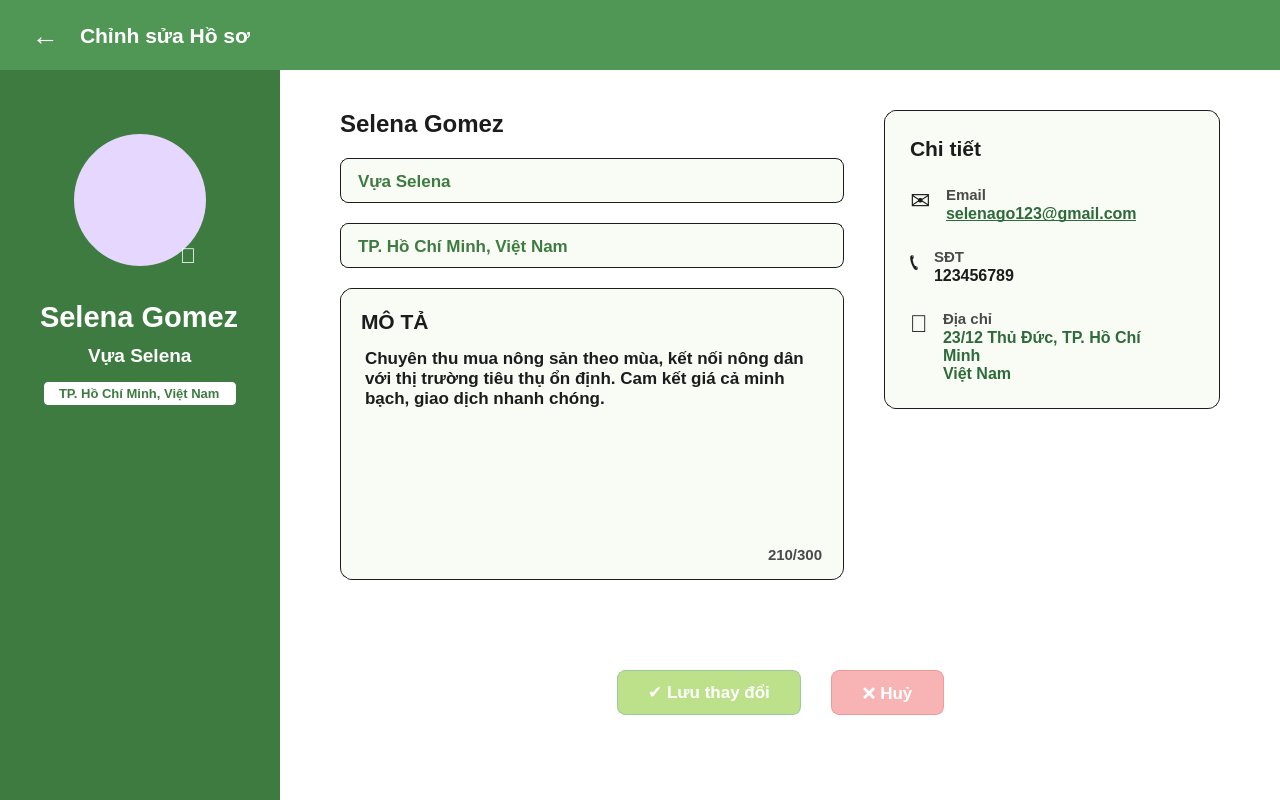
<?xml version="1.0" encoding="UTF-8"?>
<ui version="4.0">
 <class>EditProfileChuVuaScreen</class>
 <widget class="QWidget" name="EditProfileChuVuaScreen">
  <property name="geometry">
   <rect>
    <x>0</x>
    <y>0</y>
    <width>1280</width>
    <height>800</height>
   </rect>
  </property>
  <property name="windowTitle">
   <string>Chỉnh sửa Hồ sơ Chủ vựa - Nông Ơi</string>
  </property>
  <property name="styleSheet">
   <string notr="true">QWidget#EditProfileChuVuaScreen {
    background-color: #FFFFFF;
}
QLabel, QLineEdit, QTextEdit, QPushButton {
    font-family: 'Segoe UI', Arial, sans-serif;
}
QScrollArea {
    border: none;
    background-color: transparent;
}</string>
  </property>
  <layout class="QVBoxLayout" name="main_layout">
   <property name="spacing">
    <number>0</number>
   </property>
   <property name="leftMargin">
    <number>0</number>
   </property>
   <property name="topMargin">
    <number>0</number>
   </property>
   <property name="rightMargin">
    <number>0</number>
   </property>
   <property name="bottomMargin">
    <number>0</number>
   </property>

   <!-- TOP BAR CHỈNH SỬA HỒ SƠ -->
   <item>
    <widget class="QFrame" name="top_bar">
     <property name="minimumSize">
      <size>
       <width>0</width>
       <height>70</height>
      </size>
     </property>
     <property name="maximumSize">
      <size>
       <width>16777215</width>
       <height>70</height>
      </size>
     </property>
     <property name="styleSheet">
      <string notr="true">QFrame#top_bar {
    background-color: #509756;
}</string>
     </property>
     <layout class="QHBoxLayout" name="horizontalLayout_topbar">
      <property name="spacing">
       <number>15</number>
      </property>
      <property name="leftMargin">
       <number>25</number>
      </property>
      <item>
       <widget class="QPushButton" name="btn_back">
        <property name="minimumSize">
         <size>
          <width>40</width>
          <height>40</height>
         </size>
        </property>
        <property name="cursor">
         <cursorShape>PointingHandCursor</cursorShape>
        </property>
        <property name="styleSheet">
         <string notr="true">QPushButton {
    background-color: transparent;
    color: white;
    font-size: 20pt;
    font-weight: bold;
    border: none;
}
QPushButton:hover {
    color: #DDF3B9;
}</string>
        </property>
        <property name="text">
         <string>←</string>
        </property>
       </widget>
      </item>
      <item>
       <widget class="QLabel" name="lbl_top_title">
        <property name="styleSheet">
         <string notr="true">color: white;
font-size: 16pt;
font-weight: bold;</string>
        </property>
        <property name="text">
         <string>Chỉnh sửa Hồ sơ</string>
        </property>
       </widget>
      </item>
      <item>
       <spacer name="horizontalSpacer_topbar">
        <property name="orientation">
         <enum>Qt::Horizontal</enum>
        </property>
        <property name="sizeHint" stdset="0">
         <size>
          <width>40</width>
          <height>20</height>
         </size>
        </property>
       </spacer>
      </item>
     </layout>
    </widget>
   </item>

   <!-- KHU VỰC NỘI DUNG (SIDEBAR TRÁI + FORM PHẢI) -->
   <item>
    <layout class="QHBoxLayout" name="content_layout">
     <property name="spacing">
      <number>0</number>
     </property>

     <!-- SIDEBAR TRÁI -->
     <item>
      <widget class="QFrame" name="sidebar">
       <property name="minimumSize">
        <size>
         <width>280</width>
         <height>0</height>
        </size>
       </property>
       <property name="maximumSize">
        <size>
         <width>280</width>
         <height>16777215</height>
        </size>
       </property>
       <property name="styleSheet">
        <string notr="true">QFrame#sidebar {
    background-color: #3E7B40;
}</string>
       </property>
       <layout class="QVBoxLayout" name="verticalLayout_sidebar">
        <property name="spacing">
         <number>10</number>
        </property>
        <property name="topMargin">
         <number>50</number>
        </property>
        <item alignment="Qt::AlignHCenter">
         <!-- Khung Avatar dùng Absolute Positioning để chèn Icon Edit đè lên -->
         <widget class="QFrame" name="frame_avatar_container">
          <property name="minimumSize">
           <size>
            <width>160</width>
            <height>160</height>
           </size>
          </property>
          <property name="maximumSize">
           <size>
            <width>160</width>
            <height>160</height>
           </size>
          </property>
          <property name="styleSheet">
           <string notr="true">border: none;</string>
          </property>
          <widget class="QLabel" name="lbl_avatar">
           <property name="geometry">
            <rect>
             <x>10</x>
             <y>10</y>
             <width>140</width>
             <height>140</height>
            </rect>
           </property>
           <property name="styleSheet">
            <string notr="true">background-color: #E6D7FF;
border-radius: 70px;
border: 4px solid #3E7B40;</string>
           </property>
           <property name="text">
            <string/>
           </property>
           <property name="pixmap">
            <pixmap>../Hình ảnh/icon_user_purple.png</pixmap>
           </property>
           <property name="scaledContents">
            <bool>true</bool>
           </property>
          </widget>
          <widget class="QLabel" name="lbl_edit_badge">
           <property name="geometry">
            <rect>
             <x>120</x>
             <y>120</y>
             <width>30</width>
             <height>30</height>
            </rect>
           </property>
           <property name="styleSheet">
            <string notr="true">background-color: transparent;
color: white;
font-size: 16pt;
font-weight: bold;</string>
           </property>
           <property name="text">
            <string>📝</string>
           </property>
          </widget>
         </widget>
        </item>
        <item alignment="Qt::AlignHCenter">
         <widget class="QLabel" name="lbl_side_name">
          <property name="styleSheet">
           <string notr="true">color: white; font-size: 22pt; font-weight: 900; margin-top: 10px;</string>
          </property>
          <property name="text">
           <string>Selena Gomez</string>
          </property>
         </widget>
        </item>
        <item alignment="Qt::AlignHCenter">
         <widget class="QLabel" name="lbl_side_farm">
          <property name="styleSheet">
           <string notr="true">color: white; font-size: 14pt; font-weight: bold;</string>
          </property>
          <property name="text">
           <string>Vựa Selena</string>
          </property>
         </widget>
        </item>
        <item alignment="Qt::AlignHCenter">
         <widget class="QLabel" name="lbl_side_loc">
          <property name="styleSheet">
           <string notr="true">color: #3E7B40; background-color: white; padding: 4px 12px; border-radius: 4px; font-weight: bold; font-size: 10pt; margin-top: 5px;</string>
          </property>
          <property name="text">
           <string>TP. Hồ Chí Minh, Việt Nam</string>
          </property>
         </widget>
        </item>
        <item>
         <spacer name="verticalSpacer_sidebar_bottom">
          <property name="orientation">
           <enum>Qt::Vertical</enum>
          </property>
          <property name="sizeHint" stdset="0">
           <size>
            <width>20</width>
            <height>40</height>
           </size>
          </property>
         </spacer>
        </item>
       </layout>
      </widget>
     </item>

     <!-- KHUNG CUỘN (SCROLL AREA) CHỨA FORM BÊN PHẢI -->
     <item>
      <widget class="QScrollArea" name="scroll_area">
       <property name="widgetResizable">
        <bool>true</bool>
       </property>
       <property name="frameShape">
        <enum>QFrame::NoFrame</enum>
       </property>
       <property name="styleSheet">
        <string notr="true">QScrollArea { background-color: #FFFFFF; border: none; }</string>
       </property>
       <widget class="QWidget" name="scrollAreaWidgetContents">
        <property name="geometry">
         <rect>
          <x>0</x>
          <y>0</y>
          <width>1000</width>
          <height>730</height>
         </rect>
        </property>
        <property name="styleSheet">
         <string notr="true">QWidget#scrollAreaWidgetContents { background-color: #FFFFFF; }</string>
        </property>
        <layout class="QVBoxLayout" name="verticalLayout_scroll">
         <property name="spacing">
          <number>30</number>
         </property>
         <property name="leftMargin">
          <number>60</number>
         </property>
         <property name="topMargin">
          <number>40</number>
         </property>
         <property name="rightMargin">
          <number>60</number>
         </property>
         <property name="bottomMargin">
          <number>40</number>
         </property>

         <item>
          <layout class="QHBoxLayout" name="form_and_card_layout">
           <property name="spacing">
            <number>40</number>
           </property>

           <!-- Cột FORM NHẬP LIỆU (Trái) -->
           <item>
            <widget class="QFrame" name="left_form_col">
             <property name="sizePolicy">
              <sizepolicy hsizetype="Preferred" vsizetype="Preferred">
               <horstretch>6</horstretch>
               <verstretch>0</verstretch>
              </sizepolicy>
             </property>
             <property name="styleSheet">
              <string notr="true">border: none; background: transparent;</string>
             </property>
             <layout class="QVBoxLayout" name="verticalLayout_forms">
              <property name="spacing">
               <number>20</number>
              </property>
              <property name="leftMargin">
               <number>0</number>
              </property>
              <property name="topMargin">
               <number>0</number>
              </property>
              <property name="rightMargin">
               <number>0</number>
              </property>
              <property name="bottomMargin">
               <number>0</number>
              </property>

              <!-- Tiêu đề Tên -->
              <item>
               <widget class="QLabel" name="lbl_edit_name_title">
                <property name="styleSheet">
                 <string notr="true">color: #1C1C1C; font-size: 18pt; font-weight: 900;</string>
                </property>
                <property name="text">
                 <string>Selena Gomez</string>
                </property>
               </widget>
              </item>

              <!-- Input Tên Vựa -->
              <item>
               <widget class="QLineEdit" name="txt_edit_farm">
                <property name="minimumSize">
                 <size>
                  <width>0</width>
                  <height>45</height>
                 </size>
                </property>
                <property name="styleSheet">
                 <string notr="true">QLineEdit {
    background-color: #F8FCF5;
    border: 1px solid #1C1C1C;
    border-radius: 8px;
    padding: 5px 15px;
    font-size: 13pt;
    font-weight: bold;
    color: #3E7B40;
}</string>
                </property>
                <property name="text">
                 <string>Vựa Selena</string>
                </property>
               </widget>
              </item>

              <!-- Input Địa chỉ -->
              <item>
               <widget class="QLineEdit" name="txt_edit_loc">
                <property name="minimumSize">
                 <size>
                  <width>0</width>
                  <height>45</height>
                 </size>
                </property>
                <property name="styleSheet">
                 <string notr="true">QLineEdit {
    background-color: #F8FCF5;
    border: 1px solid #1C1C1C;
    border-radius: 8px;
    padding: 5px 15px;
    font-size: 13pt;
    font-weight: bold;
    color: #3E7B40;
}</string>
                </property>
                <property name="text">
                 <string>TP. Hồ Chí Minh, Việt Nam</string>
                </property>
               </widget>
              </item>

              <!-- Khung Mô Tả -->
              <item>
               <widget class="QFrame" name="frame_edit_mota">
                <property name="styleSheet">
                 <string notr="true">QFrame#frame_edit_mota {
    background-color: #F8FCF5;
    border: 1px solid #1C1C1C;
    border-radius: 12px;
}</string>
                </property>
                <layout class="QVBoxLayout" name="verticalLayout_mota">
                 <property name="spacing">
                  <number>10</number>
                 </property>
                 <property name="leftMargin">
                  <number>20</number>
                 </property>
                 <property name="topMargin">
                  <number>20</number>
                 </property>
                 <property name="rightMargin">
                  <number>20</number>
                 </property>
                 <property name="bottomMargin">
                  <number>15</number>
                 </property>
                 <item>
                  <widget class="QLabel" name="lbl_edit_mota_title">
                   <property name="styleSheet">
                    <string notr="true">color: #1C1C1C; font-size: 16pt; font-weight: bold; border: none;</string>
                   </property>
                   <property name="text">
                    <string>MÔ TẢ</string>
                   </property>
                  </widget>
                 </item>
                 <item>
                  <widget class="QTextEdit" name="txt_edit_desc">
                   <property name="minimumSize">
                    <size>
                     <width>0</width>
                     <height>120</height>
                    </size>
                   </property>
                   <property name="styleSheet">
                    <string notr="true">QTextEdit {
    background-color: transparent;
    border: none;
    font-size: 13pt;
    color: #1C1C1C;
    font-weight: bold;
    line-height: 1.5;
}</string>
                   </property>
                   <property name="html">
                    <string>&lt;!DOCTYPE HTML PUBLIC &quot;-//W3C//DTD HTML 4.0//EN&quot; &quot;http://www.w3.org/TR/REC-html40/strict.dtd&quot;&gt;
&lt;html&gt;&lt;head&gt;&lt;meta name=&quot;qrichtext&quot; content=&quot;1&quot; /&gt;&lt;style type=&quot;text/css&quot;&gt;
p, li { white-space: pre-wrap; }
&lt;/style&gt;&lt;/head&gt;&lt;body style=&quot; font-family:'Segoe UI'; font-size:13pt; font-weight:600; font-style:normal;&quot;&gt;
&lt;p style=&quot; margin-top:0px; margin-bottom:0px; margin-left:0px; margin-right:0px; -qt-block-indent:0; text-indent:0px;&quot;&gt;Chuyên thu mua nông sản theo mùa, kết nối nông dân với thị trường tiêu thụ ổn định. Cam kết giá cả minh bạch, giao dịch nhanh chóng.&lt;/p&gt;&lt;/body&gt;&lt;/html&gt;</string>
                   </property>
                  </widget>
                 </item>
                 <item alignment="Qt::AlignRight">
                  <widget class="QLabel" name="lbl_char_count">
                   <property name="styleSheet">
                    <string notr="true">color: #4A4A4A; font-size: 11pt; font-weight: bold; border: none;</string>
                   </property>
                   <property name="text">
                    <string>210/300</string>
                   </property>
                  </widget>
                 </item>
                </layout>
               </widget>
              </item>

              <item>
               <spacer name="verticalSpacer_forms">
                <property name="orientation">
                 <enum>Qt::Vertical</enum>
                </property>
                <property name="sizeHint" stdset="0">
                 <size>
                  <width>20</width>
                  <height>40</height>
                 </size>
                </property>
               </spacer>
              </item>
             </layout>
            </widget>
           </item>

           <!-- Cột THẺ CHI TIẾT (Phải) -->
           <item>
            <widget class="QFrame" name="right_card_col">
             <property name="sizePolicy">
              <sizepolicy hsizetype="Preferred" vsizetype="Preferred">
               <horstretch>4</horstretch>
               <verstretch>0</verstretch>
              </sizepolicy>
             </property>
             <property name="styleSheet">
              <string notr="true">border: none; background: transparent;</string>
             </property>
             <layout class="QVBoxLayout" name="verticalLayout_card">
              <property name="spacing">
               <number>0</number>
              </property>
              <property name="leftMargin">
               <number>0</number>
              </property>
              <property name="topMargin">
               <number>0</number>
              </property>
              <property name="rightMargin">
               <number>0</number>
              </property>
              <property name="bottomMargin">
               <number>0</number>
              </property>

              <item>
               <widget class="QFrame" name="card_chi_tiet">
                <property name="styleSheet">
                 <string notr="true">QFrame#card_chi_tiet {
    background-color: #F8FCF5;
    border: 1px solid #1C1C1C;
    border-radius: 12px;
}</string>
                </property>
                <layout class="QVBoxLayout">
                 <property name="spacing">
                  <number>25</number>
                 </property>
                 <property name="leftMargin">
                  <number>25</number>
                 </property>
                 <property name="topMargin">
                  <number>25</number>
                 </property>
                 <property name="rightMargin">
                  <number>25</number>
                 </property>
                 <property name="bottomMargin">
                  <number>25</number>
                 </property>
                 <item>
                  <widget class="QLabel" name="lbl_chitiet_title">
                   <property name="text">
                    <string>Chi tiết</string>
                   </property>
                   <property name="styleSheet">
                    <string notr="true">color: #1C1C1C; font-size: 16pt; font-weight: bold; border: none;</string>
                   </property>
                  </widget>
                 </item>
                 <!-- Email -->
                 <item>
                  <layout class="QHBoxLayout">
                   <property name="spacing"><number>15</number></property>
                   <item alignment="Qt::AlignTop">
                    <widget class="QLabel" name="icon_email">
                     <property name="text"><string>✉</string></property>
                     <property name="styleSheet"><string notr="true">font-size: 18pt; color: #1C1C1C; border: none;</string></property>
                    </widget>
                   </item>
                   <item>
                    <layout class="QVBoxLayout">
                     <property name="spacing"><number>0</number></property>
                     <item>
                      <widget class="QLabel" name="lbl_email_lbl">
                       <property name="text"><string>Email</string></property>
                       <property name="styleSheet"><string notr="true">font-size: 11pt; font-weight: bold; color: #4A4A4A; border: none;</string></property>
                      </widget>
                     </item>
                     <item>
                      <widget class="QLabel" name="lbl_email_val">
                       <property name="text"><string>selenago123@gmail.com</string></property>
                       <property name="styleSheet"><string notr="true">font-size: 12pt; font-weight: bold; color: #2E6A3A; border: none; text-decoration: underline;</string></property>
                       <property name="wordWrap"><bool>true</bool></property>
                      </widget>
                     </item>
                    </layout>
                   </item>
                   <item>
                    <spacer name="hs_chitiet_1">
                     <property name="orientation"><enum>Qt::Horizontal</enum></property>
                     <property name="sizeHint" stdset="0"><size><width>40</width><height>20</height></size></property>
                    </spacer>
                   </item>
                  </layout>
                 </item>
                 <!-- Phone -->
                 <item>
                  <layout class="QHBoxLayout">
                   <property name="spacing"><number>15</number></property>
                   <item alignment="Qt::AlignTop">
                    <widget class="QLabel" name="icon_phone">
                     <property name="text"><string>📞</string></property>
                     <property name="styleSheet"><string notr="true">font-size: 18pt; color: #1C1C1C; border: none;</string></property>
                    </widget>
                   </item>
                   <item>
                    <layout class="QVBoxLayout">
                     <property name="spacing"><number>0</number></property>
                     <item>
                      <widget class="QLabel" name="lbl_phone_lbl">
                       <property name="text"><string>SĐT</string></property>
                       <property name="styleSheet"><string notr="true">font-size: 11pt; font-weight: bold; color: #4A4A4A; border: none;</string></property>
                      </widget>
                     </item>
                     <item>
                      <widget class="QLabel" name="lbl_phone_val">
                       <property name="text"><string>123456789</string></property>
                       <property name="styleSheet"><string notr="true">font-size: 12pt; font-weight: bold; color: #1C1C1C; border: none;</string></property>
                      </widget>
                     </item>
                    </layout>
                   </item>
                   <item>
                    <spacer name="hs_chitiet_2">
                     <property name="orientation"><enum>Qt::Horizontal</enum></property>
                     <property name="sizeHint" stdset="0"><size><width>40</width><height>20</height></size></property>
                    </spacer>
                   </item>
                  </layout>
                 </item>
                 <!-- Address -->
                 <item>
                  <layout class="QHBoxLayout">
                   <property name="spacing"><number>15</number></property>
                   <item alignment="Qt::AlignTop">
                    <widget class="QLabel" name="icon_addr">
                     <property name="text"><string>📍</string></property>
                     <property name="styleSheet"><string notr="true">font-size: 18pt; color: #1C1C1C; border: none;</string></property>
                    </widget>
                   </item>
                   <item>
                    <layout class="QVBoxLayout">
                     <property name="spacing"><number>0</number></property>
                     <item>
                      <widget class="QLabel" name="lbl_addr_lbl">
                       <property name="text"><string>Địa chỉ</string></property>
                       <property name="styleSheet"><string notr="true">font-size: 11pt; font-weight: bold; color: #4A4A4A; border: none;</string></property>
                      </widget>
                     </item>
                     <item>
                      <widget class="QLabel" name="lbl_addr_val">
                       <property name="text"><string>23/12 Thủ Đức, TP. Hồ Chí Minh
Việt Nam</string></property>
                       <property name="styleSheet"><string notr="true">font-size: 12pt; font-weight: bold; color: #2E6A3A; border: none;</string></property>
                       <property name="wordWrap"><bool>true</bool></property>
                      </widget>
                     </item>
                    </layout>
                   </item>
                   <item>
                    <spacer name="hs_chitiet_3">
                     <property name="orientation"><enum>Qt::Horizontal</enum></property>
                     <property name="sizeHint" stdset="0"><size><width>40</width><height>20</height></size></property>
                    </spacer>
                   </item>
                  </layout>
                 </item>
                </layout>
               </widget>
              </item>

              <item>
               <spacer name="verticalSpacer_card">
                <property name="orientation">
                 <enum>Qt::Vertical</enum>
                </property>
                <property name="sizeHint" stdset="0">
                 <size>
                  <width>20</width>
                  <height>40</height>
                 </size>
                </property>
               </spacer>
              </item>
             </layout>
            </widget>
           </item>
          </layout>
         </item>

         <!-- KHU VỰC 2 NÚT LƯU & HỦY -->
         <item>
          <layout class="QHBoxLayout" name="horizontalLayout_buttons">
           <property name="spacing">
            <number>30</number>
           </property>
           <property name="topMargin">
            <number>20</number>
           </property>
           <item>
            <spacer name="horizontalSpacer_btn_left">
             <property name="orientation">
              <enum>Qt::Horizontal</enum>
             </property>
             <property name="sizeHint" stdset="0">
              <size>
               <width>40</width>
               <height>20</height>
              </size>
             </property>
            </spacer>
           </item>
           <item>
            <widget class="QPushButton" name="btn_luu_thay_doi">
             <property name="minimumSize">
              <size>
               <width>0</width>
               <height>45</height>
              </size>
             </property>
             <property name="cursor">
              <cursorShape>PointingHandCursor</cursorShape>
             </property>
             <property name="styleSheet">
              <string notr="true">QPushButton {
    background-color: #BDE08B;
    color: white;
    font-size: 13pt;
    font-weight: bold;
    border-radius: 8px;
    padding: 0px 30px;
    border: 1px solid #9BCA9E;
}
QPushButton:hover {
    background-color: #A6CE89;
}</string>
             </property>
             <property name="text">
              <string>✔️ Lưu thay đổi</string>
             </property>
            </widget>
           </item>
           <item>
            <widget class="QPushButton" name="btn_huy">
             <property name="minimumSize">
              <size>
               <width>0</width>
               <height>45</height>
              </size>
             </property>
             <property name="cursor">
              <cursorShape>PointingHandCursor</cursorShape>
             </property>
             <property name="styleSheet">
              <string notr="true">QPushButton {
    background-color: #F8B4B4;
    color: white;
    font-size: 13pt;
    font-weight: bold;
    border-radius: 8px;
    padding: 0px 30px;
    border: 1px solid #F09A9A;
}
QPushButton:hover {
    background-color: #E89595;
}</string>
             </property>
             <property name="text">
              <string>❌ Huỷ</string>
             </property>
            </widget>
           </item>
           <item>
            <spacer name="horizontalSpacer_btn_right">
             <property name="orientation">
              <enum>Qt::Horizontal</enum>
             </property>
             <property name="sizeHint" stdset="0">
              <size>
               <width>40</width>
               <height>20</height>
              </size>
             </property>
            </spacer>
           </item>
          </layout>
         </item>

         <item>
          <spacer name="verticalSpacer_scroll_bottom">
           <property name="orientation">
            <enum>Qt::Vertical</enum>
           </property>
           <property name="sizeHint" stdset="0">
            <size>
             <width>20</width>
             <height>40</height>
            </size>
           </property>
          </spacer>
         </item>

        </layout>
       </widget>
      </widget>
     </item>
    </layout>
   </item>
  </layout>
 </widget>
 <resources/>
 <connections/>
</ui>
